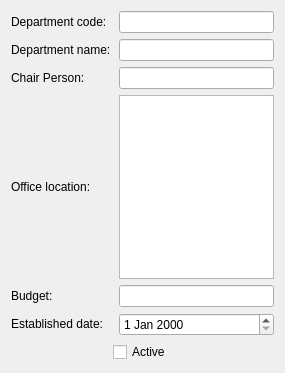
<?xml version="1.0" encoding="UTF-8"?>
<ui version="4.0">
 <class>department_widget</class>
 <widget class="QWidget" name="department_widget">
  <property name="geometry">
   <rect>
    <x>0</x>
    <y>0</y>
    <width>285</width>
    <height>373</height>
   </rect>
  </property>
  <property name="windowTitle">
   <string>Form</string>
  </property>
  <layout class="QGridLayout" name="gridLayout">
   <item row="0" column="0">
    <widget class="QLabel" name="lDepartmentCode">
     <property name="text">
      <string>&lt;html&gt;&lt;head/&gt;&lt;body&gt;&lt;p&gt;Department code:&lt;/p&gt;&lt;/body&gt;&lt;/html&gt;</string>
     </property>
    </widget>
   </item>
   <item row="0" column="2">
    <widget class="QLineEdit" name="leDepartmentCode"/>
   </item>
   <item row="1" column="0" colspan="2">
    <widget class="QLabel" name="lDepartmentName">
     <property name="text">
      <string>&lt;html&gt;&lt;head/&gt;&lt;body&gt;&lt;p&gt;Department name:&lt;/p&gt;&lt;/body&gt;&lt;/html&gt;</string>
     </property>
    </widget>
   </item>
   <item row="1" column="2">
    <widget class="QLineEdit" name="lEDepartmentName"/>
   </item>
   <item row="2" column="0" colspan="2">
    <widget class="QLabel" name="lChairPerson">
     <property name="text">
      <string>&lt;html&gt;&lt;head/&gt;&lt;body&gt;&lt;p&gt;Chair Person:&lt;/p&gt;&lt;/body&gt;&lt;/html&gt;</string>
     </property>
    </widget>
   </item>
   <item row="2" column="2">
    <widget class="QLineEdit" name="lEChairPerson"/>
   </item>
   <item row="3" column="0">
    <widget class="QLabel" name="lOfficeLocation">
     <property name="text">
      <string>&lt;html&gt;&lt;head/&gt;&lt;body&gt;&lt;p&gt;Office location:&lt;/p&gt;&lt;/body&gt;&lt;/html&gt;</string>
     </property>
    </widget>
   </item>
   <item row="3" column="2">
    <widget class="QTextEdit" name="tEOfficeLocation"/>
   </item>
   <item row="4" column="0" colspan="2">
    <widget class="QLabel" name="lBudget">
     <property name="text">
      <string>&lt;html&gt;&lt;head/&gt;&lt;body&gt;&lt;p&gt;Budget:&lt;/p&gt;&lt;/body&gt;&lt;/html&gt;</string>
     </property>
    </widget>
   </item>
   <item row="4" column="2">
    <widget class="QLineEdit" name="lEBudget"/>
   </item>
   <item row="5" column="0" colspan="2">
    <widget class="QLabel" name="lEstablishedDate">
     <property name="text">
      <string>&lt;html&gt;&lt;head/&gt;&lt;body&gt;&lt;p&gt;Established date:&lt;/p&gt;&lt;/body&gt;&lt;/html&gt;</string>
     </property>
    </widget>
   </item>
   <item row="5" column="2">
    <widget class="QDateEdit" name="dEEstablishedDate"/>
   </item>
   <item row="6" column="1" colspan="2">
    <widget class="QCheckBox" name="chDepActive">
     <property name="text">
      <string>Active</string>
     </property>
    </widget>
   </item>
  </layout>
 </widget>
 <resources/>
 <connections/>
</ui>
